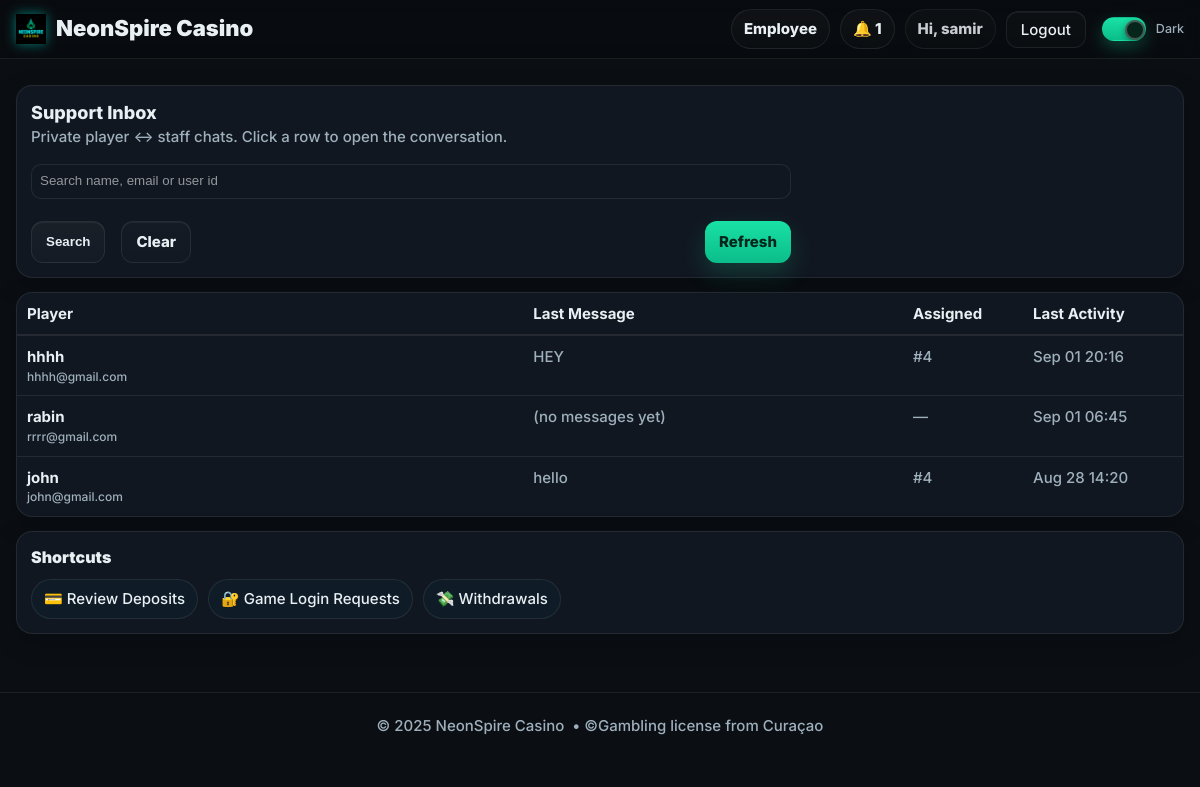
Before: /chat/inbox (signed in) with the older database file.
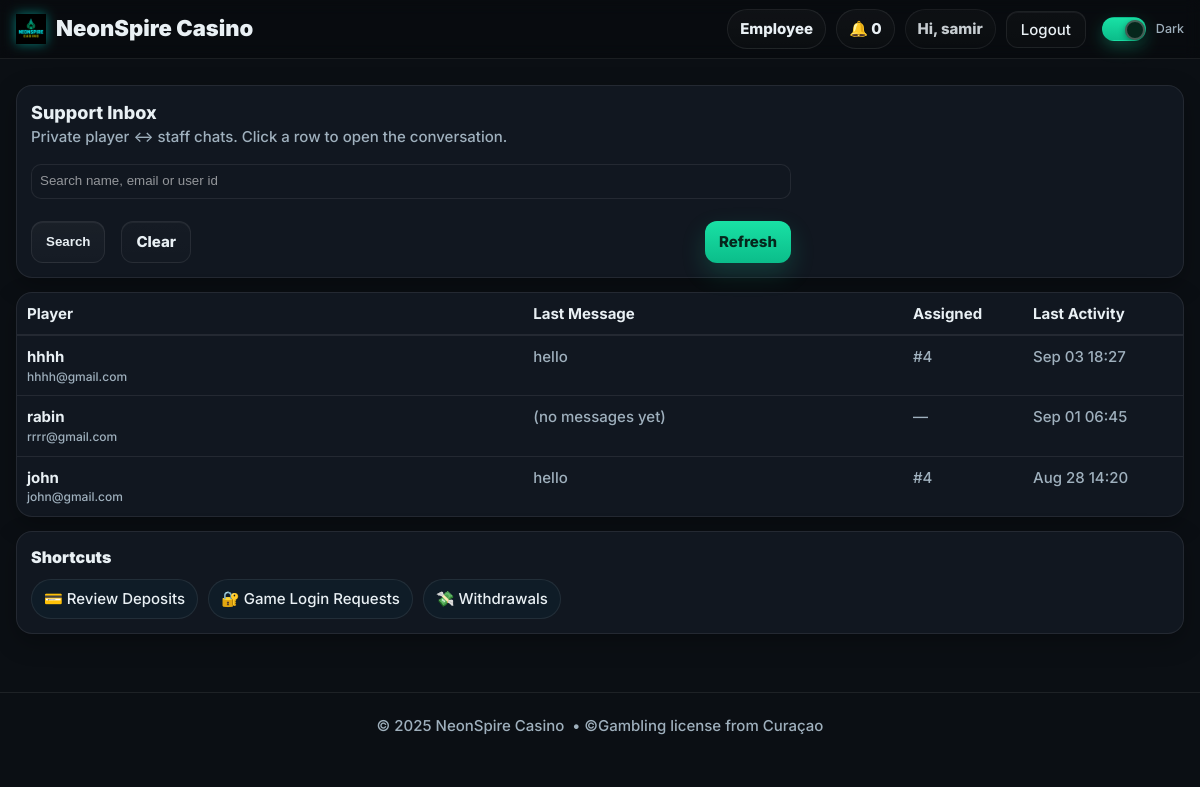
After: the same page with the newer database file.
### models.py (models this page shows, shortened)
class User(db.Model, UserMixin):
    __tablename__ = "users"
    id = db.Column(db.Integer, primary_key=True)
    name = db.Column(db.String(120), nullable=False)
    email = db.Column(db.String(255), unique=True, nullable=False, index=True)
    mobile = db.Column(db.String(24), nullable=True, index=True)  # E.164 (e.g. +15551234567)
    password_hash = db.Column(db.String(255), nullable=False)
    role = db.Column(db.String(20), nullable=False, default="PLAYER")  # PLAYER | EMPLOYEE | ADMIN
    email_verified = db.Column(db.Boolean, default=False, index=True)
    email_verified_at = db.Column(db.DateTime, nullable=True)
    promo_seen = db.Column(db.Boolean, default=False, index=True)  # show promos once after first login
    created_at = db.Column(db.DateTime, default=datetime.utcnow)

class DMMessage(db.Model):
    __tablename__ = "dm_messages"
    id = db.Column(db.Integer, primary_key=True)
    thread_id = db.Column(db.Integer, db.ForeignKey("dm_threads.id"), nullable=False, index=True)
    sender_id = db.Column(db.Integer, db.ForeignKey("users.id"), nullable=False, index=True)
    sender_role = db.Column(db.String(20))  # PLAYER | EMPLOYEE | ADMIN
    body = db.Column(db.Text, nullable=False)
    created_at = db.Column(db.DateTime, default=datetime.utcnow, index=True)

class DMThread(db.Model):
    __tablename__ = "dm_threads"
    id = db.Column(db.Integer, primary_key=True)
    player_id = db.Column(db.Integer, db.ForeignKey("users.id"), nullable=False, index=True)
    employee_id = db.Column(db.Integer, db.ForeignKey("users.id"), nullable=True, index=True)  # assigned staff
    status = db.Column(db.String(16), default="OPEN", index=True)  # OPEN | CLOSED
    created_at = db.Column(db.DateTime, default=datetime.utcnow)
    updated_at = db.Column(db.DateTime, default=datetime.utcnow, onupdate=datetime.utcnow)
    last_msg_at = db.Column(db.DateTime, default=datetime.utcnow, index=True)

### chat_bp.py (the view, shortened to what this page needs)
@chat_bp.get("/inbox")
@login_required
def inbox():
    if not _is_staff():
        abort(403)
    term = (request.args.get("q") or "").strip()
    q = DMThread.query.filter_by(status="OPEN")
    threads = (q.order_by(desc(DMThread.last_msg_at), desc(DMThread.id))
                 .limit(300)
                 .all())
    threads_view = []
    for t in threads:
        player = db.session.get(User, t.player_id)
        last = (DMMessage.query
                .filter_by(thread_id=t.id)
                .order_by(DMMessage.id.desc())
                .first())
        threads_view.append({
            "thread_id": t.id,
            "status": t.status,
            "player_id": t.player_id,
            "player_name": (player.name if player and player.name else f"Player #{t.player_id}"),
            "player_email": (player.email if player else ""),
            "assigned_staff_id": t.employee_id,
            "last_msg_at": (t.last_msg_at or t.created_at),
            "last_msg_snippet": (last.body[:80] + ("…" if last and len(last.body) > 80 else "")) if last else "(no messages yet)",
        })
    return render_template("employee_chat.html", threads_view=threads_view, q=term)

### chat_bp.py (called while the page is built)
def _is_staff() -> bool:
    return current_user.is_authenticated and current_user.role in ("EMPLOYEE", "ADMIN")

### templates/employee_chat.html
{% extends "base.html" %}
{% block content %}
<div class="shell" style="margin-top:14px">
  <div class="panel">
    <div class="h3">Support Inbox</div>
    <div class="muted">Private player ↔ staff chats. Click a row to open the conversation.</div>
    <form method="get" action="{{ url_for('chat_bp.inbox') }}" style="margin-top:10px;display:flex;gap:8px;flex-wrap:wrap">
      <input class="input" type="text" name="q" value="{{ q or '' }}" placeholder="Search name, email or user id"
             style="min-width:260px;border:1px solid var(--stroke);border-radius:10px;padding:8px;background:var(--panel);color:var(--text)">
      <button class="btn">Search</button>
      <a class="btn btn-ghost" href="{{ url_for('chat_bp.inbox') }}">Clear</a>
      <a class="btn btn-primary" href="{{ url_for('chat_bp.inbox') }}" style="margin-left:auto">Refresh</a>
    </form>
  </div>
  <div class="panel" style="padding:0">
    <div style="display:grid;grid-template-columns: 1.6fr 1.2fr 120px 140px;gap:0;border-bottom:1px solid var(--stroke);padding:10px;font-weight:700">
      <div>Player</div>
      <div>Last Message</div>
      <div>Assigned</div>
      <div>Last Activity</div>
    </div>
    {% for row in threads_view %}
      <a href="{{ url_for('chat_bp.room', thread_id=row.thread_id) }}"
         style="display:grid;grid-template-columns: 1.6fr 1.2fr 120px 140px;gap:0;padding:10px;border-top:1px solid var(--stroke);text-decoration:none;color:inherit">
        <div>
          <div style="font-weight:700">{{ row.player_name }}</div>
          <div class="muted" style="font-size:12px">{{ row.player_email }}</div>
        </div>
        <div class="muted" title="{{ row.last_msg_snippet }}">{{ row.last_msg_snippet }}</div>
        <div class="muted">{% if row.assigned_staff_id %}#{{ row.assigned_staff_id }}{% else %}—{% endif %}</div>
        <div class="muted">
          {% if row.last_msg_at %}{{ row.last_msg_at.strftime('%b %d %H:%M') }}{% else %}—{% endif %}
        </div>
      </a>
    {% else %}
      <div style="padding:12px" class="muted">No open threads.</div>
    {% endfor %}
  </div>
  <div class="panel">
    <div class="section-head">
      <div class="section-title">Shortcuts</div>
    </div>
    <div class="chip-row">
      <a class="chip" href="{{ url_for('employeebp.deposits_list') }}">💳 Review Deposits</a>
      <a class="chip" href="{{ url_for('employeebp.requests_list') }}">🔐 Game Login Requests</a>
      <a class="chip" href="{{ url_for('employeebp.withdrawals_list') }}">💸 Withdrawals</a>
    </div>
  </div>
</div>
{% endblock %}

### templates/base.html (shortened to what this page needs)
<!DOCTYPE html>
<html lang="en" data-theme="dark">
<head>
  <link rel="stylesheet" href="{{ url_for('static', filename='css/styles.css') }}?v=dm2">
</head>
<body>
  <header class="nav" style="position:sticky;top:0;z-index:50;background:rgba(0,0,0,.25);backdrop-filter:blur(8px);border-bottom:1px solid var(--stroke)">
    <div class="shell nav-inner" style="display:flex;align-items:center;justify-content:space-between;height:58px">
      <a href="{{ url_for('short_bp.lob_short') }}" class="brand" aria-label="NeonSpire Casino">
        <img class="brand-logo" src="{{ url_for('static', filename='img/logo.png') }}" alt="NeonSpire Casino">
        <span class="brand-text">NeonSpire Casino</span>
      </a>
      <nav class="nav-links" style="display:flex;align-items:center;gap:10px">
        {% if current_user.is_authenticated %}
          {% if current_user.role == 'ADMIN' %}
            <a class="pill" href="{{ url_for('adminbp.admin_home') }}">Admin</a>
            <a class="pill" href="{{ url_for('adminbp.admin_players') }}">Players</a>
            <a class="pill" href="{{ url_for('adminbp.deposits_audit') }}">Deposits</a>
            <a class="pill" href="{{ url_for('adminbp.admin_users') }}">Employees</a>
          {% elif current_user.role == 'EMPLOYEE' %}
            <a class="pill" href="{{ url_for('employeebp.employee_home') }}">Employee</a>
          {% else %}
            <a class="pill" href="{{ url_for('short_bp.mylogin_clean') }}">My Logins</a>
          {% endif %}
          <a class="pill" href="{{ url_for('notifybp.list_notifications') }}">🔔 {{ unread_count or 0 }}</a>
          <span class="pill" style="pointer-events:none;opacity:.85">
            Hi, {{ current_user.name.split(' ')[0] if current_user.name else 'Player' }}
          </span>
          <a class="btn btn-ghost" href="{{ url_for('auth.logout') }}">Logout</a>
        {% else %}
          <a class="pill" href="{{ url_for('auth.login_get') }}">Login</a>
          <a class="btn btn-primary" href="{{ url_for('short_bp.reg_short') }}">Register</a>
        {% endif %}
        <label class="toggle" style="margin-left:6px">
          <span class="track"><span class="knob"></span></span>
          <span class="label">Dark</span>
        </label>
      </nav>
    </div>
  </header>
  <div class="hero-slot">
  </div>
  <main style="padding-bottom:20px">
    {% block content %}{% endblock %}
  </main>
  <footer class="shell footer"
          style="height:68px;border-top:1px solid var(--stroke);margin-top:24px;
                 display:flex;align-items:center;justify-content:center;">
    © {{ 2025 }} NeonSpire Casino &nbsp;•&nbsp;
    <span class="muted">©Gambling license from Curaçao </span>
  </footer>
</body>
</html>

Changed rows visible on the page:
no longer on this page (row unchanged): DMMessage: last_msg_snippet "HEY"
added DMMessage: last_msg_snippet "hello"
Other visible differences:
{{ unread_count or 0 }}: "1" → "0"
new list line: "hhhh hhhh@gmail.com"
new list line: "# 4"
new list line: "Sep 03 18:27"
list line gone: "hhhh hhhh@gmail.com"
list line gone: "# 4"
list line gone: "Sep 01 20:16"
